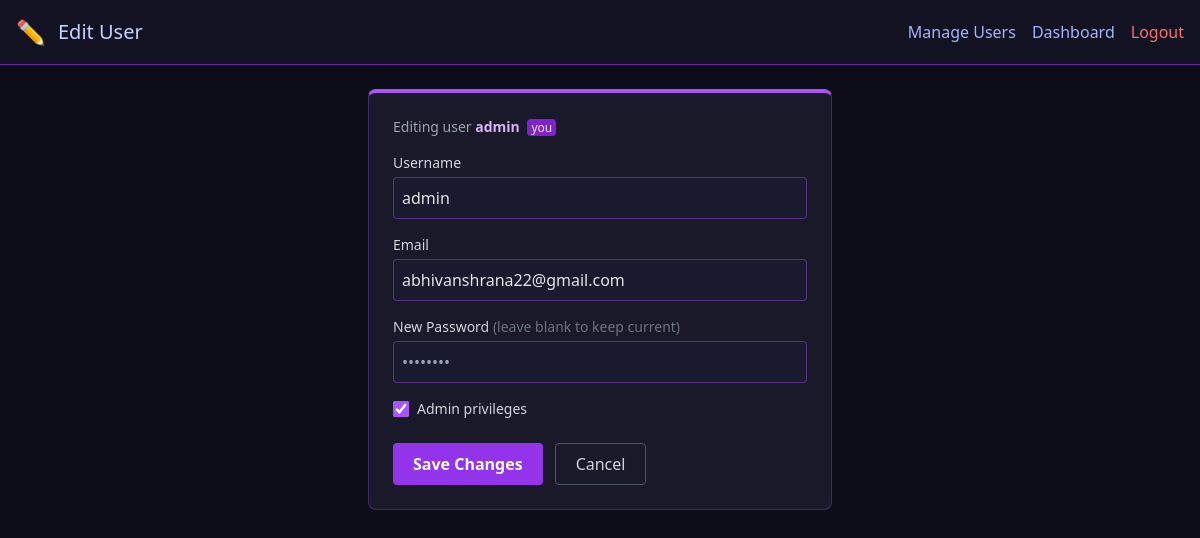
/admin/user/edit/1 (signed in), run on an earlier commit of the app's database.
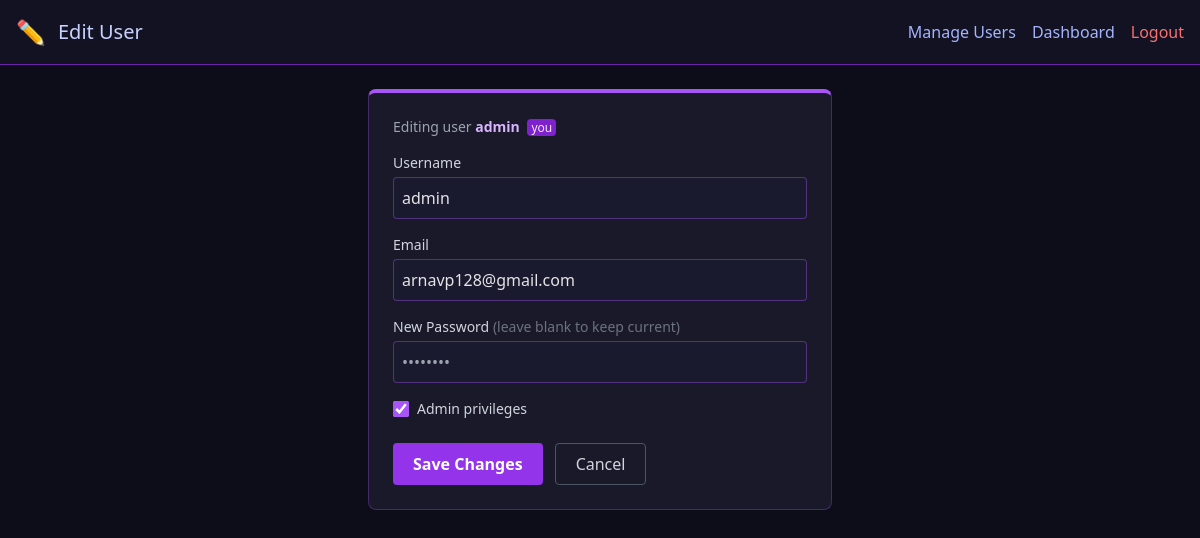
And on a later commit of the database.
### tables this page shows
CREATE TABLE users (
            id INTEGER PRIMARY KEY AUTOINCREMENT,
            username TEXT UNIQUE,
            password BLOB,
            is_admin INTEGER DEFAULT 0
        , gmail TEXT);

### blueprints/admin.py (the view, shortened to what this page needs)
@admin_bp.route('/user/edit/<int:user_id>', methods=['GET', 'POST'])
def admin_edit_user(user_id):
    denied = _require_admin()
    if denied:
        return denied
    conn = get_db_connection()
    user = conn.execute("SELECT id, username, gmail, is_admin FROM users WHERE id=?", (user_id,)).fetchone()
    if not user:
        conn.close()
        return redirect(url_for('admin.admin_users'))
    conn.close()
    return render_template('admin_edit_user.html', user=user, current_user=session.get('username'))

### app.py (called while the page is built)
@app.context_processor
def inject_user_info():
    return {
        'session_username': session.get('username'),
        'session_is_admin': is_current_user_admin() if 'username' in session else False,
    }

@app.before_request
def require_login():
    from flask import request
    public_paths = {'/login', '/forgot_password', '/favicon.ico'}
    if request.path.startswith('/static/') or request.path in public_paths:
        return None
    if 'logged_in' not in session:
        return redirect(url_for('auth.login'))
    return None

### blueprints/admin.py (called while the page is built)
def _require_admin():
    if not is_current_user_admin():
        return render_template('login.html', error="Admin access required")
    return None

### utils/auth_helpers.py (called while the page is built)
def is_current_user_admin() -> bool:
    username = session.get('username')
    if not username:
        return False
    conn = get_db_connection()
    user = conn.execute("SELECT is_admin FROM users WHERE username=?", (username,)).fetchone()
    conn.close()
    return bool(user and user['is_admin'])

### utils/db.py (called while the page is built)
def get_db_connection() -> sqlite3.Connection:
    conn = sqlite3.connect(config.DB_FILE)
    conn.row_factory = sqlite3.Row
    return conn

### templates/admin_edit_user.html (shortened to what this page needs)
<!DOCTYPE html>
<html lang="en">
<head>
  <script src="https://cdn.tailwindcss.com"></script>
</head>
<body>
  <header class="p-4 flex justify-between items-center border-b border-purple-800 bg-[#121223]">
    <div class="flex items-center gap-3">
      <span class="text-2xl">✏️</span>
      <h1 class="text-xl text-indigo-200">Edit User</h1>
    </div>
    <div class="flex items-center gap-4">
      <a href="/admin/users" class="text-indigo-300 hover:text-white">Manage Users</a>
      <a href="/admin" class="text-indigo-300 hover:text-white">Dashboard</a>
      <a href="/logout" class="text-red-400">Logout</a>
    </div>
  </header>
  <main class="p-6 max-w-lg mx-auto">
    <div class="dark-card p-6 rounded-lg">
      <div class="mb-4 text-sm text-gray-400">
        Editing user <span class="text-purple-300 font-semibold">{{ user['username'] }}</span>
        {% if user['username'] == current_user %}
          <span class="ml-1 text-xs bg-purple-700 text-purple-100 px-1 rounded">you</span>
        {% endif %}
      </div>
      <form method="POST">
        <label class="block mb-1 text-sm text-gray-300">Username</label>
        <input name="username" value="{{ user['username'] }}"
               class="input-dark w-full mb-4 p-2 rounded" required />
        <label class="block mb-1 text-sm text-gray-300">Email</label>
        <input name="email" type="email" value="{{ user['gmail'] or '' }}"
               class="input-dark w-full mb-4 p-2 rounded"
               placeholder="(optional)" />
        <label class="block mb-1 text-sm text-gray-300">
          New Password <span class="text-gray-500">(leave blank to keep current)</span>
        </label>
        <input name="password" type="password"
               class="input-dark w-full mb-4 p-2 rounded"
               placeholder="••••••••" autocomplete="new-password" />
        <label class="flex items-center gap-2 mb-6 cursor-pointer select-none">
          <input type="checkbox" name="is_admin" value="1"
                 {% if user['is_admin'] %}checked{% endif %}
                 class="w-4 h-4 accent-purple-500" />
          <span class="text-sm text-gray-300">Admin privileges</span>
        </label>
        <div class="flex gap-3">
          <button type="submit"
                  class="bg-purple-600 hover:bg-purple-700 text-white px-5 py-2 rounded font-semibold">
            Save Changes
          </button>
          <a href="/admin/users"
             class="px-5 py-2 border border-gray-600 rounded text-gray-300 hover:text-white">
            Cancel
          </a>
        </div>
      </form>
    </div>
  </main>
</body>
</html>

What changed in the data, as far as the page shows it:
changed users "admin": email "abhivanshrana22@gmail.com" → "arnavp128@gmail.com"
